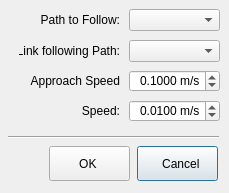
<?xml version="1.0" encoding="UTF-8"?>
<ui version="4.0">
 <class>QDynDialogRobotPath</class>
 <widget class="QDialog" name="QDynDialogRobotPath">
  <property name="windowModality">
   <enum>Qt::ApplicationModal</enum>
  </property>
  <property name="geometry">
   <rect>
    <x>0</x>
    <y>0</y>
    <width>229</width>
    <height>193</height>
   </rect>
  </property>
  <property name="windowTitle">
   <string>Dialog</string>
  </property>
  <widget class="QComboBox" name="comboPath">
   <property name="geometry">
    <rect>
     <x>129</x>
     <y>9</y>
     <width>91</width>
     <height>22</height>
    </rect>
   </property>
   <property name="toolTip">
    <string>Choose the Scene's path that is going to be followed.</string>
   </property>
  </widget>
  <widget class="QDoubleSpinBox" name="spinSpeed">
   <property name="geometry">
    <rect>
     <x>129</x>
     <y>100</y>
     <width>91</width>
     <height>22</height>
    </rect>
   </property>
   <property name="toolTip">
    <string>This value specifies the linear speed of the frame of reference attached to the selected link.</string>
   </property>
   <property name="alignment">
    <set>Qt::AlignRight|Qt::AlignTrailing|Qt::AlignVCenter</set>
   </property>
   <property name="accelerated">
    <bool>true</bool>
   </property>
   <property name="suffix">
    <string> m/s</string>
   </property>
   <property name="decimals">
    <number>4</number>
   </property>
   <property name="minimum">
    <double>0.000100000000000</double>
   </property>
   <property name="value">
    <double>0.010000000000000</double>
   </property>
  </widget>
  <widget class="QPushButton" name="cancel">
   <property name="geometry">
    <rect>
     <x>137</x>
     <y>146</y>
     <width>81</width>
     <height>35</height>
    </rect>
   </property>
   <property name="text">
    <string>  Cancel</string>
   </property>
   <property name="icon">
    <iconset resource="../Resources.qrc">
     <normaloff>:/resources/icons/cancel.png</normaloff>:/resources/icons/cancel.png</iconset>
   </property>
   <property name="iconSize">
    <size>
     <width>24</width>
     <height>24</height>
    </size>
   </property>
   <property name="checkable">
    <bool>false</bool>
   </property>
   <property name="autoDefault">
    <bool>true</bool>
   </property>
   <property name="default">
    <bool>false</bool>
   </property>
   <property name="flat">
    <bool>false</bool>
   </property>
  </widget>
  <widget class="QPushButton" name="ok">
   <property name="geometry">
    <rect>
     <x>49</x>
     <y>146</y>
     <width>81</width>
     <height>35</height>
    </rect>
   </property>
   <property name="styleSheet">
    <string notr="true"/>
   </property>
   <property name="text">
    <string>   OK    </string>
   </property>
   <property name="icon">
    <iconset resource="../Resources.qrc">
     <normaloff>:/resources/icons/ok.png</normaloff>:/resources/icons/ok.png</iconset>
   </property>
   <property name="iconSize">
    <size>
     <width>24</width>
     <height>24</height>
    </size>
   </property>
   <property name="checkable">
    <bool>false</bool>
   </property>
   <property name="autoDefault">
    <bool>true</bool>
   </property>
   <property name="default">
    <bool>false</bool>
   </property>
   <property name="flat">
    <bool>false</bool>
   </property>
  </widget>
  <widget class="Line" name="line_2">
   <property name="geometry">
    <rect>
     <x>8</x>
     <y>122</y>
     <width>211</width>
     <height>31</height>
    </rect>
   </property>
   <property name="orientation">
    <enum>Qt::Horizontal</enum>
   </property>
  </widget>
  <widget class="QComboBox" name="comboLink">
   <property name="geometry">
    <rect>
     <x>129</x>
     <y>40</y>
     <width>91</width>
     <height>22</height>
    </rect>
   </property>
   <property name="toolTip">
    <string>With this list you can specify the Link of the selected Robot which is going to follow the Path specified.</string>
   </property>
  </widget>
  <widget class="QLabel" name="label">
   <property name="geometry">
    <rect>
     <x>29</x>
     <y>9</y>
     <width>91</width>
     <height>22</height>
    </rect>
   </property>
   <property name="text">
    <string>Path to Follow:</string>
   </property>
   <property name="alignment">
    <set>Qt::AlignRight|Qt::AlignTrailing|Qt::AlignVCenter</set>
   </property>
  </widget>
  <widget class="QLabel" name="label_2">
   <property name="geometry">
    <rect>
     <x>19</x>
     <y>40</y>
     <width>101</width>
     <height>22</height>
    </rect>
   </property>
   <property name="text">
    <string>Link following Path:</string>
   </property>
   <property name="alignment">
    <set>Qt::AlignRight|Qt::AlignTrailing|Qt::AlignVCenter</set>
   </property>
  </widget>
  <widget class="QLabel" name="label_3">
   <property name="geometry">
    <rect>
     <x>9</x>
     <y>70</y>
     <width>111</width>
     <height>22</height>
    </rect>
   </property>
   <property name="text">
    <string>Approach Speed</string>
   </property>
   <property name="alignment">
    <set>Qt::AlignRight|Qt::AlignTrailing|Qt::AlignVCenter</set>
   </property>
  </widget>
  <widget class="QLabel" name="label_4">
   <property name="geometry">
    <rect>
     <x>9</x>
     <y>100</y>
     <width>111</width>
     <height>22</height>
    </rect>
   </property>
   <property name="text">
    <string>Speed:</string>
   </property>
   <property name="alignment">
    <set>Qt::AlignRight|Qt::AlignTrailing|Qt::AlignVCenter</set>
   </property>
  </widget>
  <widget class="QDoubleSpinBox" name="spinApproach">
   <property name="geometry">
    <rect>
     <x>129</x>
     <y>70</y>
     <width>91</width>
     <height>22</height>
    </rect>
   </property>
   <property name="toolTip">
    <string>This value specifies the linear speed of the frame of reference attached to the selected link.</string>
   </property>
   <property name="alignment">
    <set>Qt::AlignRight|Qt::AlignTrailing|Qt::AlignVCenter</set>
   </property>
   <property name="accelerated">
    <bool>true</bool>
   </property>
   <property name="suffix">
    <string> m/s</string>
   </property>
   <property name="decimals">
    <number>4</number>
   </property>
   <property name="minimum">
    <double>0.000100000000000</double>
   </property>
   <property name="value">
    <double>0.100000000000000</double>
   </property>
  </widget>
 </widget>
 <resources>
  <include location="../Resources.qrc"/>
 </resources>
 <connections/>
</ui>
